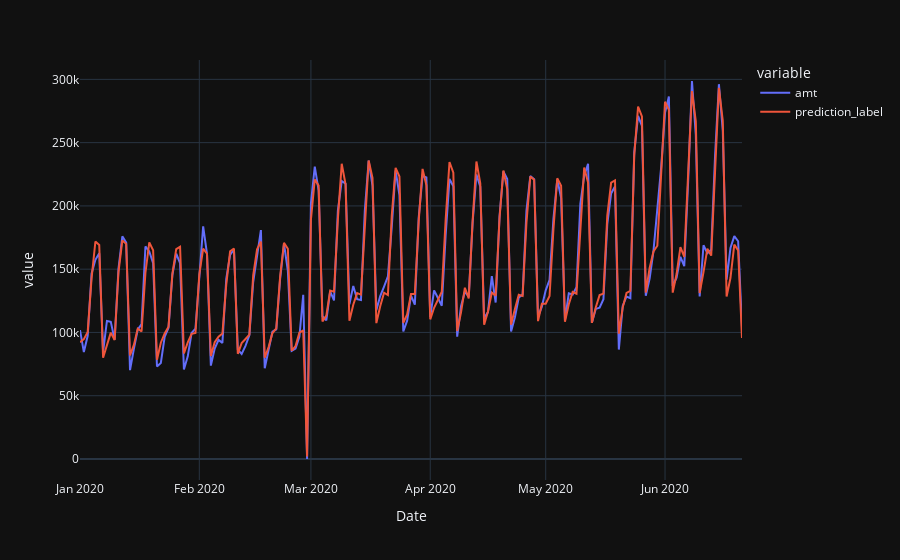

Notebook code for this chart:
### Code cell
predictions=predict_model(best, data=test)
import plotly.express as px
fig = px.line(predictions, x='Date', y=["amt", "prediction_label"], template = 'plotly_dark')
fig.show()

### Figure 1 — Plotly figure (JSON) as saved in the notebook; plotly's stock layout.template omitted (floating-point values rounded to 4 significant figures; data arrays with more than 128 entries replaced by an {"elided": "..."} marker saying what was removed)
{"data": [{"hovertemplate": "variable=amt<br>Date=%{x}<br>value=%{y}<extra></extra>", "legendgroup": "amt", "line": {"color": "#636efa", "dash": "solid"}, "marker": {"symbol": "circle"}, "mode": "lines", "name": "amt", "orientation": "v", "showlegend": true, "type": "scatter", "x": {"elided": "173 str values"}, "xaxis": "x", "y": {"elided": "173 float values"}, "yaxis": "y"}, {"hovertemplate": "variable=prediction_label<br>Date=%{x}<br>value=%{y}<extra></extra>", "legendgroup": "prediction_label", "line": {"color": "#EF553B", "dash": "solid"}, "marker": {"symbol": "circle"}, "mode": "lines", "name": "prediction_label", "orientation": "v", "showlegend": true, "type": "scatter", "x": {"elided": "173 str values"}, "xaxis": "x", "y": {"elided": "173 float values"}, "yaxis": "y"}], "layout": {"autosize": true, "legend": {"title": {"text": "variable"}, "tracegroupgap": 0}, "margin": {"t": 60}, "xaxis": {"anchor": "y", "autorange": true, "domain": [0, 1], "range": ["2020-01-01", "2020-06-21"], "title": {"text": "Date"}, "type": "date"}, "yaxis": {"anchor": "x", "autorange": true, "domain": [0, 1], "range": [-16590.0, 315300.0], "title": {"text": "value"}, "type": "linear"}}}
